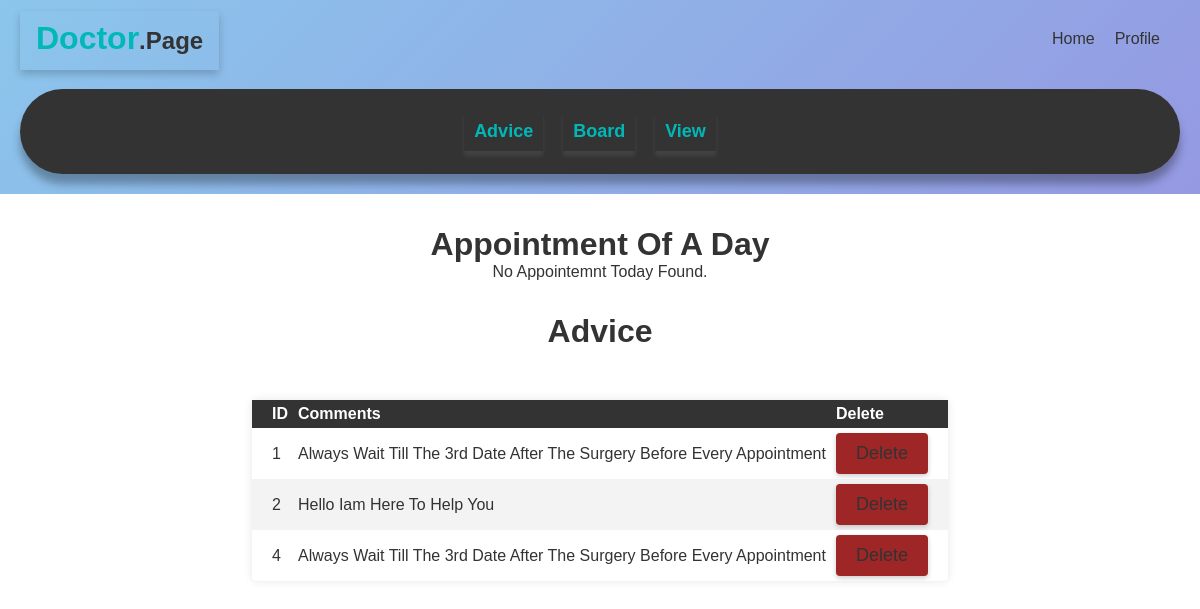
The app's page /employee/dashboard.php (signed in) with its own data.
### tables this page shows
CREATE TABLE `employee` (
  `employee_id` int(6) UNSIGNED NOT NULL,
  `first_name` varchar(50) NOT NULL,
  `last_name` varchar(50) NOT NULL,
  `email` varchar(255) NOT NULL,
  `phone` varchar(20) NOT NULL,
  `password` varchar(255) NOT NULL,
  `address` varchar(255) NOT NULL,
  `image` varchar(255) NOT NULL,
  `job_title` varchar(50) NOT NULL,
  `speciality` varchar(50) DEFAULT NULL
);

CREATE TABLE `doctor_advice` (
  `advice_id` int(6) UNSIGNED NOT NULL,
  `doctor_id` int(6) UNSIGNED DEFAULT NULL,
  `advice` text DEFAULT NULL,
  `date` date DEFAULT NULL,
  `approved` tinyint(4) NOT NULL DEFAULT 0
);

### employee/dashboard.php (the view, shortened to what this page needs)
<!DOCTYPE html>
<html>
  <head>
    <link rel="stylesheet" href="css/edit.css">
  </head>
  <body>
    <?php include('docpheader.php');?>
    <main>
   <div id="employee" style="text-align:center; padding:1rem; margin:1rem;">
    <h1>Appointment of a day</h1>
    <?php
include 'db.php';
$usname=$_SESSION['user_name'];
$sqli = "SELECT employee_id FROM employee WHERE email = '$usname' AND job_title = 'Doctor'";
$result = $conn->query($sqli);
if ($result->num_rows > 0) {
    while($row = $result->fetch_assoc()) {
        $doctor_id = $row["employee_id"];
$date = date('Y-m-d');
$sql = "SELECT * FROM appointment where doctor_id='$doctor_id' and preferred_date='$date'";
$result = mysqli_query($conn, $sql);
if (mysqli_num_rows($result) > 0) {
  echo '<table style="scale:1.4" >';
  echo '<thead>';
  echo '<tr>';
  echo '<th>ID</th>';
  echo '<th>Client Name</th>';
  echo '<th>Time</th>';
  echo '<th>Resone</th>';
  echo '</tr>';
  echo '</thead>';
  echo '<tbody>';
  while ($row = mysqli_fetch_assoc($result)) {
    $id=$row['appointment_id'];
    if($row['approve']==1){
    echo '<tr>';
    echo '<td>' . $row['appointment_id'] . '</td>';
    echo '<td>' . $row['name'] . '</td>';
    echo '<td>' . $row['preferred_time'] . '</td>';
    echo '<td>' . $row['reason'] . '</td>';
    echo '</tr>';
  }
  }
  echo '</tbody>';
  echo '</table>';
} else {
  echo 'No appointemnt today found.';
}
    }
  }
?>
    </div>
    <div id="employee" style="text-align:center">
    <h1>Advice</h1>
    <?php
include_once 'db.php';
$usname=$_SESSION['user_name'];
$sqli = "SELECT employee_id FROM employee WHERE email = '$usname' AND job_title = 'Doctor'";
$result = $conn->query($sqli);
if ($result->num_rows > 0) {
    while($row = $result->fetch_assoc()) {
        $doctor_id = $row["employee_id"];
$sql = "SELECT * FROM doctor_advice where doctor_id='$doctor_id'";
$result = mysqli_query($conn, $sql);
if (mysqli_num_rows($result) > 0) {
  echo '<table >';
  echo '<thead>';
  echo '<tr>';
  echo '<th>ID</th>';
  echo '<th>Comments</th>';
  echo '<th>Delete</th>';
  echo '</tr>';
  echo '</thead>';
  echo '<tbody>';
  while ($row = mysqli_fetch_assoc($result)) {
    $id=$row['advice_id'];
    echo '<tr>';
    echo '<td>' . $row['advice_id'] . '</td>';
    echo '<td>' . $row['advice'] . '</td>';
    echo "<th><button class='red'><a href='delad.php?id=$id'>delete</a></button></th>";
    echo '</tr>';
  }
  echo '</tbody>';
  echo '</table>';
} else {
  echo 'No advicerecords found.';
}
    }
  }
?>
    </div>
    </main>
  </body>
</html>

### employee/docpheader.php (shortened to what this page needs)
<!DOCTYPE html>
<html>
  <head>
    <link rel="stylesheet" href="css/ad.css">
  </head>
  <body>
  <header>
    <nav>
      <div class="logo">
            <a href="#"><span>Doctor</span>.Page</a>
          </div>
       <div>
       <ul>
          <li><a href="home.php">Home</a></li>
          <li class="dropdown">
            <a href="#">Profile</a>
          </li>
        </ul>
       </div>
  </nav>
  <div class="nav">
    <ul>
      <li><a href="contact.php">Advice</a></li>
      <li><a href="dashboard.php">Board</a></li>
      <li><a href="viewpat.php">view</a></li>
    </ul>
  </div>
   </header>

### employee/css/edit.css (style rules this page uses)
* { margin: 0; padding: 0; box-sizing: border-box; }
body { font-family: Arial, sans-serif; font-size: 16px; color: #333; }
table { max-width: 100%; margin: 50px auto; border-collapse: collapse; background-color: #fff; border-radius: 5px; box-shadow: 0 0 10px rgba(0, 0, 0, 0.1); }
thead { background-color: #333; color: #fff; }
th, td { padding: 5px; text-align: left; }
th:first-child, td:first-child { padding-left: 20px; }
th:last-child, td:last-child { padding-right: 20px; }
tbody tr:nth-child(even) { background-color: #f3f3f3; }
a { color: #333; text-decoration: none; }
button { display: inline-block; border-radius: 4px; background-color: #3498db; border: none; color: #fff; text-align: center; font-size: 18px; padding: 10px 20px; transition: all 0.5s; cursor: pointer; box-shadow: 0 2px 5px rgba(0, 0, 0, 0.2); }
.red { background-color: rgb(158, 38, 38); }

### employee/css/ad.css (style rules this page uses)
* { margin: 0; padding: 0; box-sizing: border-box; }
* { text-decoration:none !important; text-transform:capitalize; box-sizing:border-box; margin:0;padding:0; }
body { font-family: Arial, sans-serif; font-size: 16px; background-image: url("images/hall.jpg"); background-position: center; background-repeat: no-repeat; background-size: cover; color: #333; }
span { color:#00b8b8; font-size: 2rem; }
a { color: #333; text-decoration: none; }
header { background-color: #00b8b8; background-image: linear-gradient(135deg, #8BC6EC 0%, #9599E2 100%); padding: 20px; color: #fff; position: relative; margin: 0 0 1rem 0; }
.nav { border-radius:4rem ; margin: 2rem 0 0 0; background-color: #333; display: flex; justify-content: center; position: relative; padding: 2rem 0; z-index: 2; box-shadow: 0 10px 8px rgba(0, 0, 0, 0.3) }
.nav ul { list-style: none; margin: 0; padding: 0; display: flex; }
.nav li { margin-right: 20px; position: relative; }
.nav a { color: #00b8b8; font-size: 18px; font-weight: bold; padding: 10px; box-shadow: 0 5px 4px rgba(129, 129, 129, 0.2); transition: all 0.3s ease-in-out; }
.nav a::before { content: ""; position: absolute; bottom: -5px; left: 50%; transform: translateX(-50%); width: 0; height: 3px; background-color: #fff; transition: all 0.3s ease-in-out; }
nav { display: flex; justify-content: space-between; align-items: center; max-width: 1200px; margin: 0 auto; }
nav ul { display: flex; list-style: none; }
nav li { margin-right: 20px; }
.logo a { font-size: 1.5rem; font-weight: bold; padding:1rem; box-shadow: 0 4px 8px rgba(0, 0, 0, 0.2) }

### records on screen
doctor_advice: advice_id "1", advice "Always Wait Till The 3rd Date After The Surgery Before Every Appointment"
doctor_advice: advice_id "2", advice "Hello Iam Here To Help You"
doctor_advice: advice_id "4", advice "Always Wait Till The 3rd Date After The Surgery Before Every Appointment"
